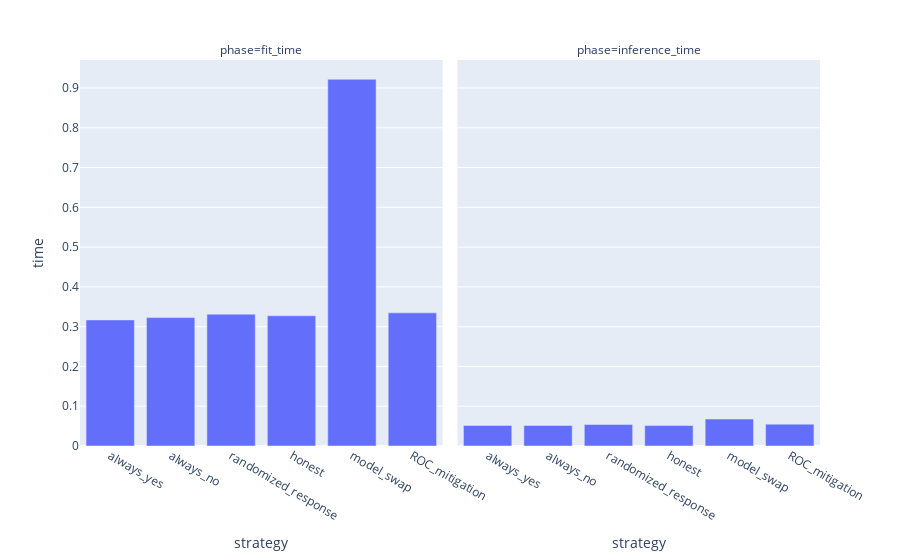

Write notebook code for a chart like this one.
### Markdown cell above
# Compute cost for the platform

### Code cell
px.bar(
    manipulation.group_by("strategy")
    .mean()
    .unpivot(
        index="strategy",
        on=["fit_time", "inference_time"],
        value_name="time",
        variable_name="phase",
    ),
    x="strategy",
    y="time",
    facet_col="phase",
    # color="strategy_json",
    # barmode="group",
)

### Figure 1 — Plotly figure (JSON) as saved in the notebook; plotly's stock layout.template omitted (floating-point values rounded to 4 significant figures)
{"data": [{"alignmentgroup": "True", "hovertemplate": "phase=fit_time<br>strategy=%{x}<br>time=%{y}<extra></extra>", "legendgroup": "", "marker": {"color": "#636efa", "pattern": {"shape": ""}}, "name": "", "offsetgroup": "", "orientation": "v", "showlegend": false, "textposition": "auto", "type": "bar", "x": ["always_yes", "always_no", "randomized_response", "honest", "model_swap", "ROC_mitigation"], "xaxis": "x", "y": [0.3169, 0.3227, 0.3313, 0.3273, 0.9218, 0.3347], "yaxis": "y"}, {"alignmentgroup": "True", "hovertemplate": "phase=inference_time<br>strategy=%{x}<br>time=%{y}<extra></extra>", "legendgroup": "", "marker": {"color": "#636efa", "pattern": {"shape": ""}}, "name": "", "offsetgroup": "", "orientation": "v", "showlegend": false, "textposition": "auto", "type": "bar", "x": ["always_yes", "always_no", "randomized_response", "honest", "model_swap", "ROC_mitigation"], "xaxis": "x2", "y": [0.05155, 0.05163, 0.05397, 0.05144, 0.06778, 0.05495], "yaxis": "y2"}], "layout": {"annotations": [{"font": {}, "showarrow": false, "text": "phase=fit_time", "x": 0.245, "xanchor": "center", "xref": "paper", "y": 1, "yanchor": "bottom", "yref": "paper"}, {"font": {}, "showarrow": false, "text": "phase=inference_time", "x": 0.755, "xanchor": "center", "xref": "paper", "y": 1, "yanchor": "bottom", "yref": "paper"}], "barmode": "relative", "legend": {"tracegroupgap": 0}, "margin": {"t": 60}, "xaxis": {"anchor": "y", "domain": [0, 0.49], "title": {"text": "strategy"}}, "xaxis2": {"anchor": "y2", "domain": [0.51, 1], "matches": "x", "title": {"text": "strategy"}}, "yaxis": {"anchor": "x", "domain": [0, 1], "title": {"text": "time"}}, "yaxis2": {"anchor": "x2", "domain": [0, 1], "matches": "y", "showticklabels": false}}}
